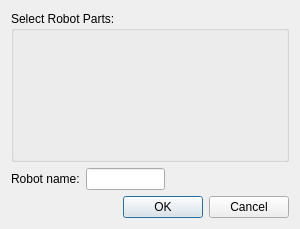
<?xml version="1.0" encoding="UTF-8"?>
<ui version="4.0">
 <class>StartDlg</class>
 <widget class="QDialog" name="StartDlg">
  <property name="geometry">
   <rect>
    <x>0</x>
    <y>0</y>
    <width>300</width>
    <height>229</height>
   </rect>
  </property>
  <property name="sizePolicy">
   <sizepolicy hsizetype="Preferred" vsizetype="Expanding">
    <horstretch>0</horstretch>
    <verstretch>0</verstretch>
   </sizepolicy>
  </property>
  <property name="windowTitle">
   <string>Dialog</string>
  </property>
  <layout class="QVBoxLayout" name="verticalLayout" stretch="80,10,10">
   <item>
    <widget class="QGroupBox" name="groupBox">
     <property name="title">
      <string>Select Robot Parts:</string>
     </property>
    </widget>
   </item>
   <item>
    <layout class="QHBoxLayout" name="horizontalLayout_2">
     <item>
      <layout class="QHBoxLayout" name="horizontalLayout">
       <item>
        <widget class="QLabel" name="label">
         <property name="text">
          <string>Robot name:</string>
         </property>
        </widget>
       </item>
       <item>
        <widget class="QLineEdit" name="lineEdit"/>
       </item>
      </layout>
     </item>
     <item>
      <spacer name="horizontalSpacer">
       <property name="orientation">
        <enum>Qt::Horizontal</enum>
       </property>
       <property name="sizeHint" stdset="0">
        <size>
         <width>153</width>
         <height>20</height>
        </size>
       </property>
      </spacer>
     </item>
    </layout>
   </item>
   <item>
    <layout class="QHBoxLayout" name="horizontalLayout_3">
     <item>
      <spacer name="horizontalSpacer_2">
       <property name="orientation">
        <enum>Qt::Horizontal</enum>
       </property>
       <property name="sizeHint" stdset="0">
        <size>
         <width>117</width>
         <height>20</height>
        </size>
       </property>
      </spacer>
     </item>
     <item>
      <widget class="QDialogButtonBox" name="buttonBox">
       <property name="orientation">
        <enum>Qt::Horizontal</enum>
       </property>
       <property name="standardButtons">
        <set>QDialogButtonBox::Cancel|QDialogButtonBox::Ok</set>
       </property>
      </widget>
     </item>
    </layout>
   </item>
  </layout>
 </widget>
 <resources/>
 <connections>
  <connection>
   <sender>buttonBox</sender>
   <signal>accepted()</signal>
   <receiver>StartDlg</receiver>
   <slot>accept()</slot>
   <hints>
    <hint type="sourcelabel">
     <x>248</x>
     <y>254</y>
    </hint>
    <hint type="destinationlabel">
     <x>157</x>
     <y>274</y>
    </hint>
   </hints>
  </connection>
  <connection>
   <sender>buttonBox</sender>
   <signal>rejected()</signal>
   <receiver>StartDlg</receiver>
   <slot>reject()</slot>
   <hints>
    <hint type="sourcelabel">
     <x>316</x>
     <y>260</y>
    </hint>
    <hint type="destinationlabel">
     <x>286</x>
     <y>274</y>
    </hint>
   </hints>
  </connection>
 </connections>
</ui>
